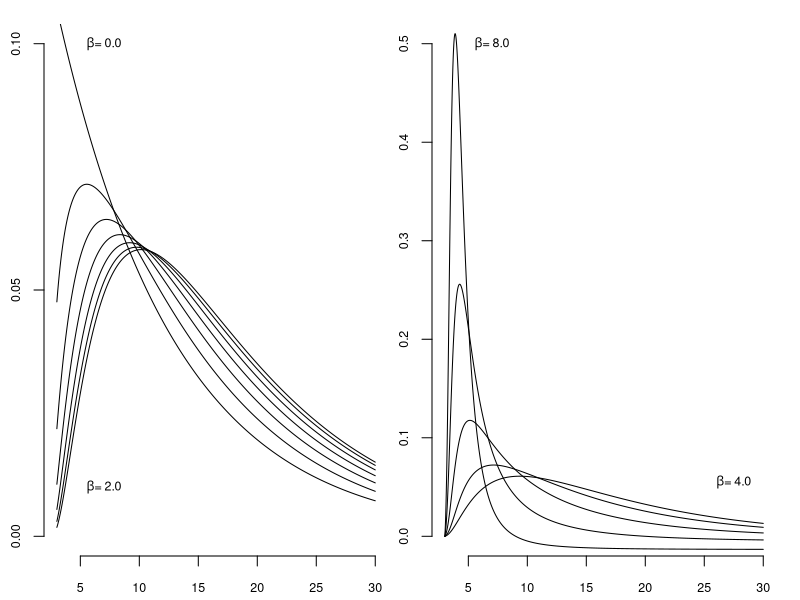

Recreate this plot in R.
lambda= 1/10

t = c(0,1,2,3)
y = c(6.0,4.5,5.4,4.0)

S = diag(4)+exp(-abs(outer(t,t,"-")))

mu <- function(beta) {
  mu_T <- function(T) {
    s = T-t
    return(beta*s/(1+s))
  }
  return(mu_T)
}

res <- function(beta) {
  res_T <- function(T) {
    e = y-mu(beta)(T)
    return(exp(-t(e)%*%solve(S,e)/2)*dexp(T,rate = lambda))
  }
}

eval_T = seq(3.01,30,0.01)

### Left plot
# png("/Users/walterdempsey/Documents/stat/research/joint_models/censoring/survival_models/conditional_density.png", width = 6.5,height = 3, units = "in", res = 300)
op <- par(mfrow = c(1,2),
          oma = c(2,1,0,0) + 0.1,
          mar = c(0,1,1,1) + 0.1)

probs = Vectorize(res(0))(eval_T)
norm_probs = probs/sum(probs)*100

plot(eval_T, (norm_probs), type = "l", ylim = c(0.0,0.1), xlim = c(3,30), axes = FALSE, ylab = "", xlab = "")
axis(side = 1, at = seq(5,30,5), cex.axis = 0.75);axis(side = 2, at = seq(0,0.1,0.05), cex.axis = 0.75)

beta_seq = seq(1/3,2, length.out = 6)

for(beta in beta_seq) {
  probs = Vectorize(res(beta))(eval_T)
  norm_probs = probs/sum(probs)*100
  lines(eval_T, (norm_probs), type = "l")
}

text(7,0.01,expression(paste(beta, "= 2.0")), cex = 0.75)
text(7,0.1,expression(paste(beta, "= 0.0")), cex = 0.75)

### Right plot
probs = Vectorize(res(4))(eval_T)
norm_probs = probs/sum(probs)*100

plot(eval_T, (norm_probs-norm_probs[1]), type = "l", ylim = c(0.0,0.5), xlim = c(3,30), axes = FALSE, ylab = "", xlab = "")
axis(side = 1, at = seq(5,30,5), cex.axis = 0.75);axis(side = 2, at = seq(0,0.5,0.1), cex.axis = 0.75)

beta_seq = seq(5,8)

for(beta in beta_seq) {
  probs = Vectorize(res(beta))(eval_T)
  norm_probs = probs/sum(probs)*100
  lines(eval_T, (norm_probs-norm_probs[1]), type = "l")
}

text(7,0.5,expression(paste(beta, "= 8.0")), cex = 0.75)
text(27.5,0.055,expression(paste(beta, "= 4.0")), cex = 0.75)

# dev.off()